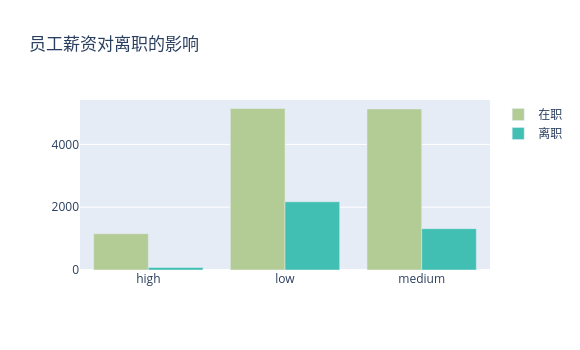

Notebook code cell kept with this figure:
### Code cell
data = []
for i in range(2):
    trace = Bar(x=salary_left_table.index, y=salary_left_table[i],name=("在职" if i ==0 else "离职"),marker=dict(color=colors[i+4]))
    data.append(trace)
layout = Layout(title="员工薪资对离职的影响",width=580,height=350,xaxis = dict(tickmode="array",tickvals=list(salary_dict.keys()),ticktext=list(salary_dict.values())))
iplot(Figure(data = data,layout = layout))

### Figure 1 — Plotly figure (JSON) as saved in the notebook; plotly's stock layout.template omitted (floating-point values rounded to 4 significant figures)
{"data": [{"marker": {"color": "#b3cb95"}, "name": "在职", "type": "bar", "x": [0, 1, 2], "y": [1155, 5144, 5129]}, {"marker": {"color": "#41bfb3"}, "name": "离职", "type": "bar", "x": [0, 1, 2], "y": [82, 2172, 1317]}], "layout": {"height": 350, "title": {"text": "员工薪资对离职的影响"}, "width": 580, "xaxis": {"tickmode": "array", "ticktext": ["high", "low", "medium"], "tickvals": [0, 1, 2]}}}
